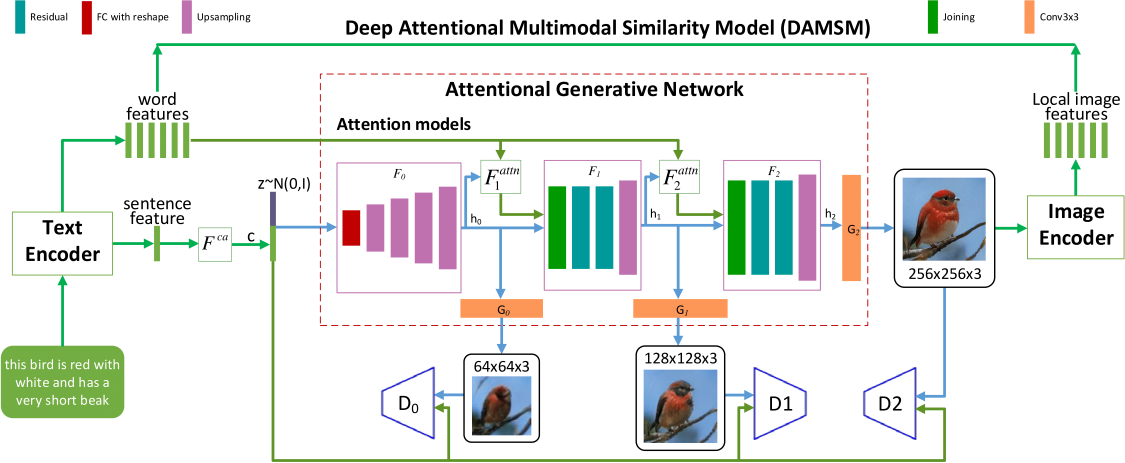
#> input picture python/attngan/framework.png, 3375 x 1387 px, given in place of 007.jpg, which was not available (shown at 1/3 size)
$ python evaluate_generation_models.py   (older library calls are emulated)
#> lines starting #> are read from the running program, lines starting #| are printed output that depends on the picture; pictures that were not available may be replaced by others from this repository, and a replacement may not be noted
### python/utils/utils.py
import cv2 as cv2
import glob as glob
#import imutils
import matplotlib.pyplot as plt
import matplotlib.patches as mpatches
import numpy as np
import os as os
import random
import torch
from skimage.measure import compare_ssim
import sys

# [9 lines left out: function alter_image, not called in this run]

def clear_dir(path):
    if os.path.exists(path):
        filelist = glob.glob(path + '/*')
        for f in filelist:
            try:
                os.remove(f)
            except:
                if len(os.listdir(f)) > 0:
                    print('rm ' + f)
                    clear_dir(f)
    else:
        os.mkdir(path)

def make_dir(path):
    if not os.path.exists(path):
        os.mkdir(path)

# Definition for plotting values.
# [99 lines left out: functions plot_together, plot_loss_single, plot_loss_all, not called in this run]

def evaluate_images(eval_folder, img_real, img_fake, img_str_out, write_images):
    # Save output image.
    if write_images:
        cv2.imwrite(eval_folder + img_str_out + '_real.png', img_real)
        cv2.imwrite(eval_folder + img_str_out + '_fake.png', img_fake)

    # img_real = cv2.resize(img_real, (0,0), fx=0.5, fy=0.5)
    # img_fake = cv2.resize(img_fake, (0,0), fx=0.5, fy=0.5)

    # Save evaluation.
    eval_mse = mse(img_real, img_fake)
    eval_ssim = ssim(img_real, img_fake, eval_folder + img_str_out, write_images)
    eval_psnr = psnr(img_real, img_fake)
    eval_simple = simple_distance(img_real, img_fake, eval_folder + img_str_out, write_images)
    eval_distance = distance(img_real, img_fake, eval_folder + img_str_out, write_images)
    f_out = open(eval_folder + 'eval.csv', 'a')
    f_out.write('{}, {}, {}, {}\n'.format( eval_mse, eval_ssim, eval_psnr, eval_distance ))
    f_out.close()
    # [5 lines of commented-out code are left out]

    return [eval_mse, eval_ssim, eval_psnr, eval_distance]

# Evaluate two images using MSE.
# Source: https://www.geeksforgeeks.org/python-peak-signal-to-noise-ratio-psnr/.
def mse(img_real, img_fake):
    return np.mean((img_real - img_fake) ** 2)

# Evaluate two images using SSIM.
# Source: https://ourcodeworld.com/articles/read/991/how-to-calculate-the-structural-similarity-index-ssim-between-two-images-with-python.
# Reference: https://github.com/mostafaGwely/Structural-Similarity-Index-SSIM-.
def ssim(img_real, img_fake, img_str_out, write_images):
    try:
        # Compute the Structural Similarity Index (SSIM).
        (score, img_out) = compare_ssim(img_real, img_fake, win_size=3, full=True, multichannel=True)
        img_out = (img_out * 255).astype("uint8")

        # Print evaluation and save output image.
        if write_images:
            cv2.imwrite(img_str_out + '_ssim.png', img_out)
        return score
    except ValueError:
        print(ValueError)
        exit()
    except:
        print(sys.exc_info()[0])
        exit()

# Evaluate two images using PSNR.
# Source: https://www.geeksforgeeks.org/python-peak-signal-to-noise-ratio-psnr/.
def psnr(img_real, img_fake):
    if(mse(img_real, img_fake) == 0):
        return 100
    max_pixel = 255.0
    return 20 * np.log10(max_pixel / np.sqrt(mse(img_real, img_fake)))

# Evaluate two images using simple bitwise-XOR L-squared.
def simple_distance(img_real, img_fake, img_str_out, write_images):
    # Find minimum height and width.
    height_1, width_1 = img_real.shape[:2]
    height_2, width_2 = img_fake.shape[:2]
    height = min(height_1, height_2)
    width = min(width_1, width_2)

    # Evaluate images.
    img_xor = cv2.bitwise_xor(img_real, img_fake)
    pixel_sum = np.sum(img_xor)
    img_out = cv2.bitwise_not(cv2.cvtColor(img_xor, cv2.COLOR_BGR2GRAY))

    # Print evaluation and save output image.
    if write_images:
        cv2.imwrite(img_str_out + '_simple_L2.png', img_out)
    return 1 - (pixel_sum / (3 * 255.0 * width * height))

# Evaluate two images using L-squared.
def distance(img_real, img_fake, img_str_out, write_images):
    # Find minimum height and width.
    height_1, width_1 = img_real.shape[:2]
    height_2, width_2 = img_fake.shape[:2]
    height = min(height_1, height_2)
    width = min(width_1, width_2)

    # Calculate the pixel distance (L-squared) for each pixel.
    total = 0
    img_out = np.zeros((height, width, 3), np.uint8)
    for h in range(height):
        for w in range(width):
            for i in range(3):
                d = int(np.power(img_real[h][w][i] - img_fake[h][w][i], 2))
                total += d
                img_out[h][w][i] = min(255, d)

    # Print evaluation and save output image.
    if write_images:
        cv2.imwrite(img_str_out + '_L2.png', img_out)
    return 1 - (total / (3 * 255.0 * 255.0 * width * height))

### python/utils/evaluate_generation_models.py
import argparse
import csv
import cv2 as cv2
import numpy as np
import os as os
import pandas as pd
import re as re
import utils as utils
from utils import plot_together
from math import floor

# [120 lines left out: functions graph, evaluate_pretraining, evaluate_gentraining, not called in this run]

    # [42 lines of commented-out code are left out]

def image_from_blocks(write_images):
#> called with write_images = True
    table = ''
    eval_root = '../attngan/output/{}/{}/'.format(opt.inputFolder, opt.inputSpecifier)
    if write_images:
        utils.make_dir(eval_root + 'testing/')
        utils.make_dir(eval_root + 'testing/real/')
        utils.make_dir(eval_root + 'testing/fake/')
    for i in range(0, opt.evalRange):
        if opt.evalRange == 1:
            dim = opt.blockDim
        else:
            dim = int(2**(6 - i))
        table += '\\hline\n\\multicolumn{5}{|c|}{\\textit{Blockdim ' + str(dim) + '}} \\\\\n\\hline\n\\textbf{Frame} & \\textbf{MSE} & \\textbf{SSIM} & \\textbf{PSNR} & \\textbf{L\\textsuperscript{2}} \\\\\n\\hline\n'
        if write_images:
            utils.clear_dir(eval_root + 'testing/real/{}'.format(dim))
            utils.clear_dir(eval_root + 'testing/fake/{}'.format(dim))
        x_res = int(floor(int(opt.xRes) / dim) * dim)
        y_res = int(floor(int(opt.yRes) / dim) * dim)
        x_div = int(x_res / dim)
        y_div = int(y_res / dim)

        # Initialize file variables
        for f in range(7, 11):
            f_original = '{}{:03d}.jpg'.format(opt.targetFrame, f)
            eval_folder = eval_root + '{}/eval/{}/'.format(dim, f)
            utils.clear_dir(eval_folder + 'parts/')
            utils.clear_dir(eval_folder + 'complete/')
            print(eval_folder)

            # Iterate over all captions
            #for c in range(0, int(opt.captions)):
            avg = []
            img_original = cv2.resize(cv2.imread(f_original), (x_res, y_res)) # cv2.imread(f_original)[0 : y_res, 0 : x_res]
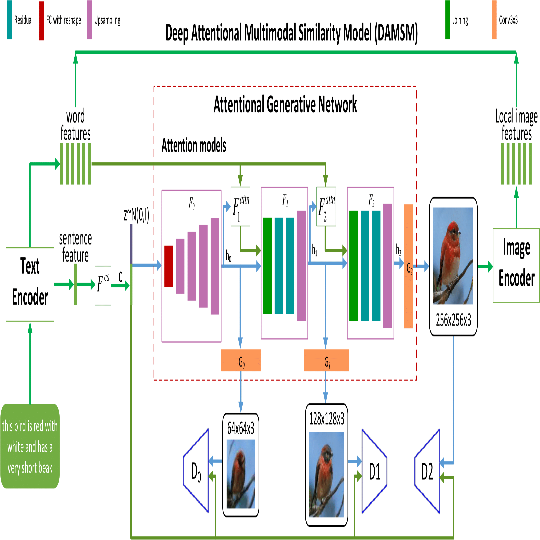
#> img_original: shape (540, 540, 3); mean B, G, R 229.8, 233.4, 229.9
            #img_out = np.full((y_res, x_res * 2, 3), 0, dtype=int)
            img_out = np.full((y_res, x_res, 3), 0, dtype=int)
            index = 1

            # Iterate over image space
            for row in range(0, y_div):
                data = []
                for col in range(0, x_div):
                    # Find input index and store image
                    index = row * x_div + col + 1
                    if opt.srgan:
                        f_in = eval_folder + '{}/{}.png'.format(opt.inputPrefix, index) # resolution
                    else:
                        f_in = eval_folder + '{}/{}/0_s_0_g1.png'.format(opt.inputPrefix, index) # generation
                    if not f_in or not os.path.exists(f_in):
                        data.append([0, 0, 0])
                        continue

                    # Place image in output
                    img_in = cv2.resize(cv2.imread(f_in), (dim, dim))
                    x_offset = col * dim
                    y_offset = row * dim
                    img_out[y_offset : (y_offset + dim), x_offset : (x_offset + dim)] = img_in
                    data.append(img_in.mean(axis=0).mean(axis=0))
                    utils.evaluate_images(eval_folder + 'parts/', img_original[y_offset : (y_offset + dim), x_offset : (x_offset + dim)], img_in, '{:d}'.format(index), False)
                    if write_images:
                        f_out = eval_root + 'testing/fake/{}/{}_{}.png'.format(dim, f, index)
                        cv2.imwrite(f_out, img_in)
                        f_out = eval_root + 'testing/real/{}/{}_{}.png'.format(dim, f, index)
                        cv2.imwrite(f_out, img_original[y_offset : (y_offset + dim), x_offset : (x_offset + dim)])
                avg.append(data)

            # Write full-resolution images
            #img_out[0 : y_res, x_res : x_res * 2] = img_original
            #img_out = cv2.resize(np.array(img_out, dtype='uint8'), (x_res * 2, y_res))
            img_out = cv2.resize(np.array(img_out, dtype='uint8'), (x_res, y_res))
            table_entry = utils.evaluate_images(eval_folder + 'complete/', img_original, img_out, 'complete', write_images)
#> in evaluate_images, `eval_mse = mse(img_real, img_fake)`: eval_mse = 16.46
#> in ssim, `(score, img_out) = compare_ssim(img_real, img_fake, win_size=3, full=T..`:
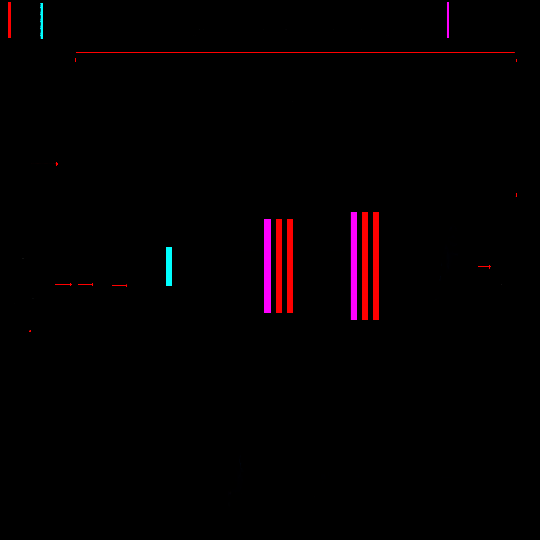
#> img_out: shape (540, 540, 3) float64; mean B, G, R 0.00603, 0.00121, 0.0154
#> in ssim, `(score, img_out) = compare_ssim(img_real, img_fake, win_size=3, full=T..`: score = 0.00759
#> in psnr, `max_pixel = 255.0`: max_pixel = 255
#> in evaluate_images, `eval_psnr = psnr(img_real, img_fake)`: eval_psnr = 35.97
#> in simple_distance, `pixel_sum = np.sum(img_xor)`: pixel_sum = 202100469
#> in simple_distance, `img_out = cv2.bitwise_not(cv2.cvtColor(img_xor, cv2.COLOR_BGR2GRAY))`:
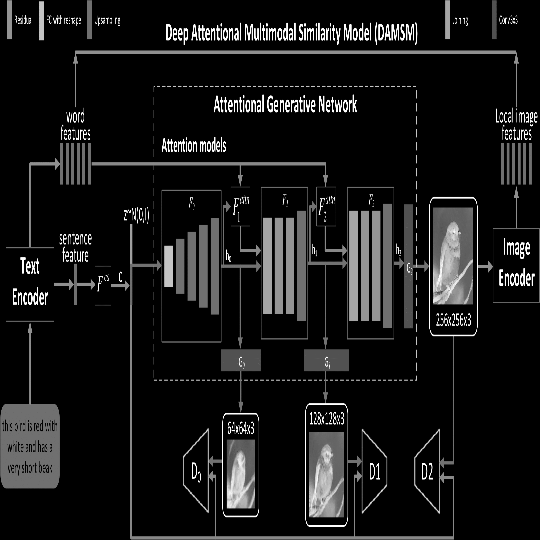
#> img_out: shape (540, 540); min 0, max 255, mean 23.1
#> in evaluate_images, `eval_simple = simple_distance(img_real, img_fake, eval_folder + img_st..`: eval_simple = 0.094
#> after the loop in distance, `for h in range(height):`:
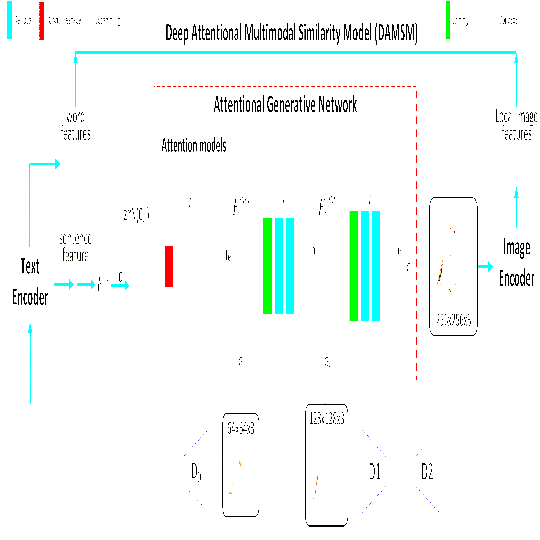
#> img_out: shape (540, 540, 3); mean B, G, R 248.3, 250.1, 244.3
#> after the loop in distance, `for h in range(height):`: total = 49924152733
#> in evaluate_images, `eval_distance = distance(img_real, img_fake, eval_folder + img_str_out..`: eval_distance = 0.122
#> table_entry = [16.46, 0.00759, 35.97, 0.122]
            print('Wrote image: ' + eval_folder + 'complete/')

            table += '{:d}'.format(f)
            for i in range(0, len(table_entry)):
                table += ' & {:0.3f}'.format(table_entry[i])
#> this loop made 4 passes
            table += ' \\\\\n\\hline\n'

        # [10 lines of commented-out code are left out]

    print(table)

# [66 lines left out: functions generate_bird_filenames, evaluate_birds, compare_images, not called in this run]

parser = argparse.ArgumentParser()
parser.add_argument('--inputFolder', default='bunny', help='input folder for evaluation') # birds
parser.add_argument('--inputSpecifier', default='2f_glass', help='input GAN path specifier') # birds, Exp_final
parser.add_argument('--evalRange', type=int, default=1, help='dimension range to iterate over')
parser.add_argument('--numEpochs', type=int, default=250, help='input number of epochs')
parser.add_argument('--numFrames', type=int, default=30, help='input number of frames')
parser.add_argument('--inputPrefix', default='output', help='input GAN path prefix')
parser.add_argument('--targetFrame', default='../datasets/Bunny_Glass/images/', help='target source') # ../attngan/data/birds/dataset/images/
parser.add_argument('--blockDim', type=int, default=4, help='dimension of frameblocks')
parser.add_argument('--captions', type=int, default=10, help='number of captions to output')
parser.add_argument('--xRes', type=int, default=540, help='resolution of target image in the x dimension')
parser.add_argument('--yRes', type=int, default=540, help='resolution of target image in the y dimension')
parser.add_argument('--srgan', type=bool, default=False, help='switch to resolution case')

opt = parser.parse_args()
print(opt)

#evaluate_pretraining()
#evaluate_gentraining()
#> (the run stopped early here; a loop or call above may not have finished)
